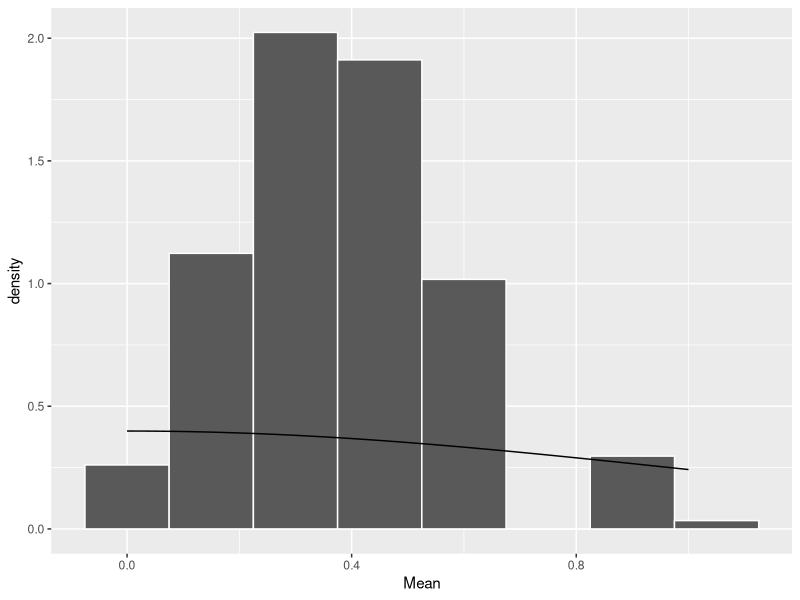
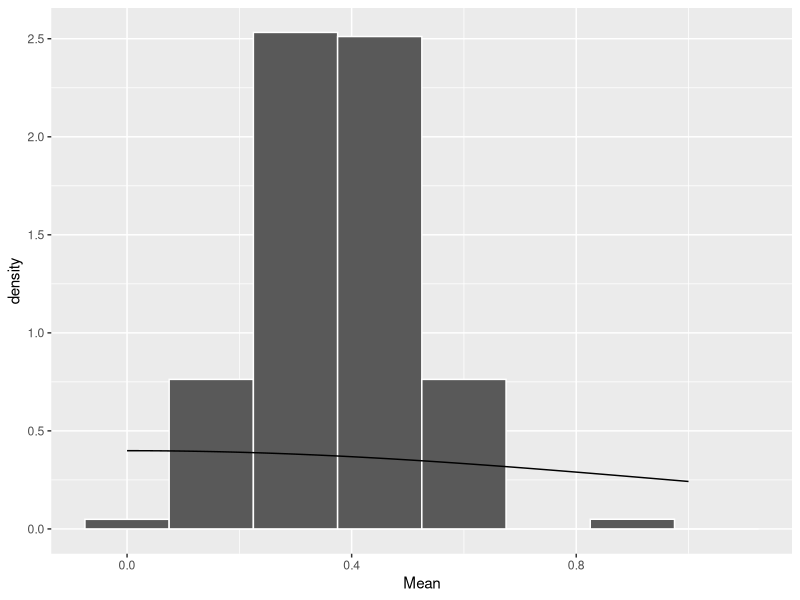
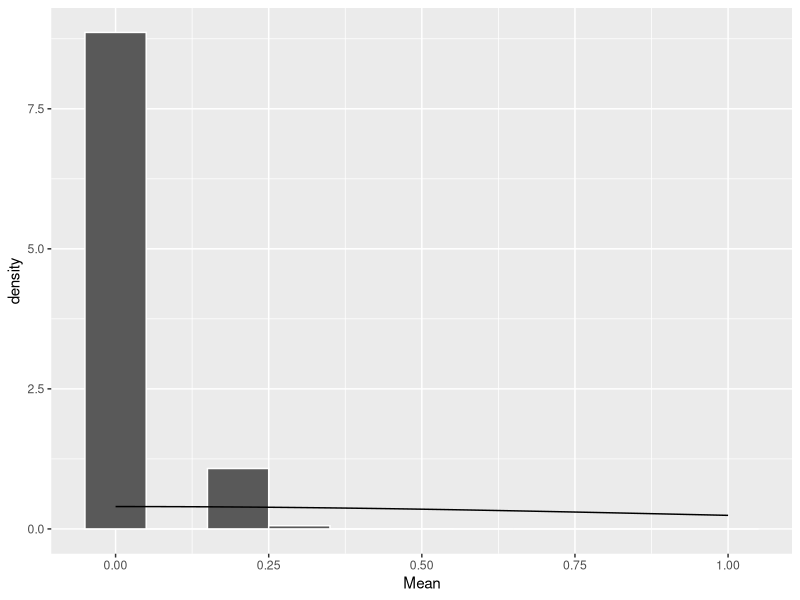
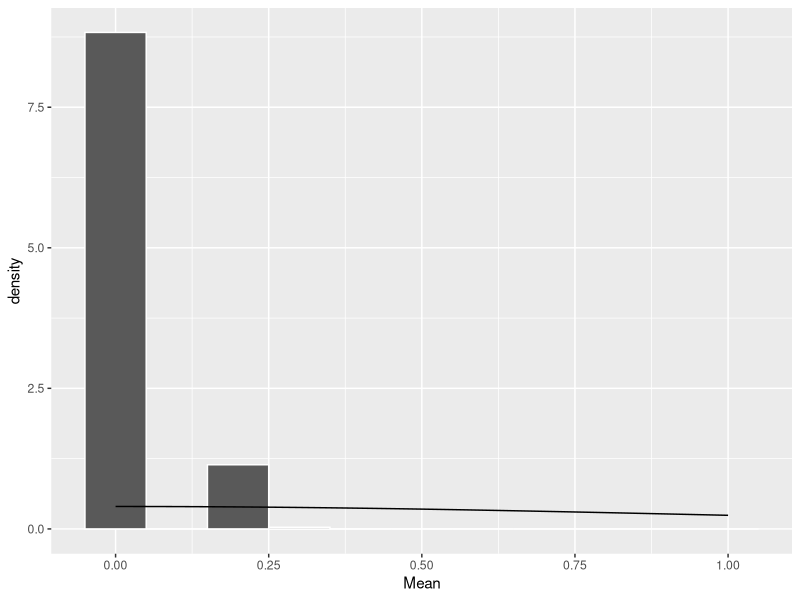
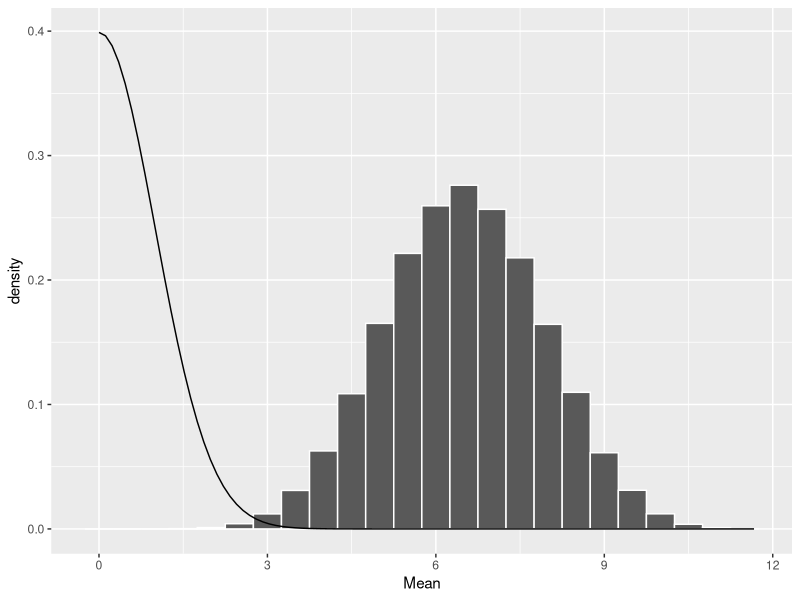
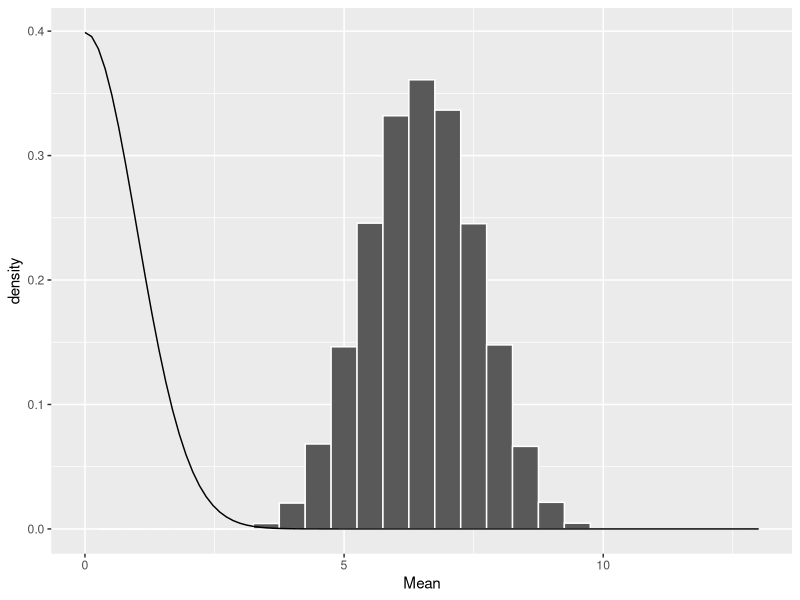
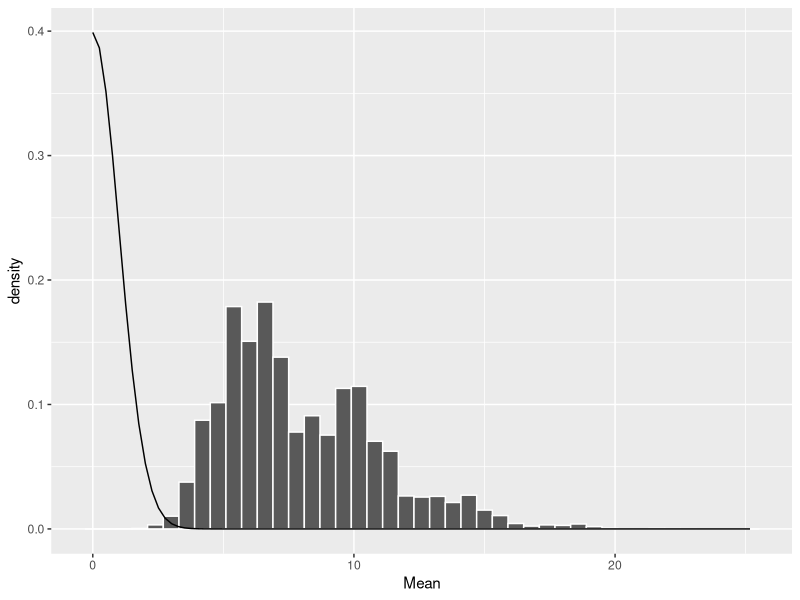
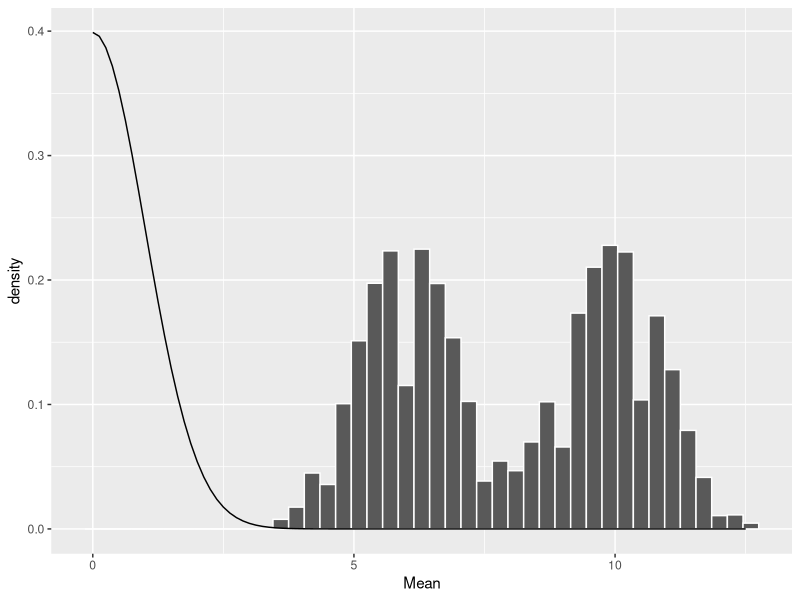

These figures' R source, in order:
################################################################################

# Stat 240 - Non-parametric Statistics
# Homework 1
# Due: 02/20/15

# Rebecca Barter
# Andrew Do
# Kellie Ottoboni

################################################################################

# Libraries and seed
library(dplyr, warn.conflicts = FALSE, quietly=TRUE)
library(ggplot2)
library(xtable)
library(gridExtra)
set.seed(1337)

################################################################################

# Functions

SampleFromBox <- function(x, size, replace= TRUE, prob = NULL, iter = 1) {
  # Samples tickets from the box.  In the case of one ticket, overrides R's
  # default of sampling from 1:x
  # Arguments:
  #   x - a vector supplying elements from which to choose.  "Tickets in box"
  #   size - positive number, size of sample to draw
  #   replace - boolean that toggles replacement
  #   prob - vector of probability weights or ticket counts
  #   iter - number of trials to perform
  # Returns:
  #   A vector of length iter with the means of samples of size elements 
  #   drawn from x
  if (length(x) <= 1) {
    return(rep(x, iter))
  } else {
    return(vapply(1:iter, function(n){
      mean(sample(x, size, replace = replace, prob = prob))
    }, FUN.VALUE = 1))
  }
}

StandardError <- function(x, n, replace = TRUE) {
  # Computes the standard error
  # Arguments:
  #   x - a vector of ticket values from the box model
  #   n - sample size
  # Returns
  #   standard error of the sample mean in the box model
  N <- length(x) # Number of tickets in box
  if (replace) {
    se <- sqrt((N-1)/N/n) * sd(x)
  } else {
    # Finite population correction
    se <- sqrt((N-n)/N/n) * sd(x)
  }
  return(se)
}

ExactProb <- function(z.values, mean, se, cdf, sample.size, lower.tail = FALSE, ...) {
  # Computes the exact probability of P(Xbar > z_i) for z_1, ..., z_max
  # Arguments:
  #   z.values - vector of z's to consider
  #   mean - expected value of Xbar
  #   se - standard error of xbar
  #   cdf - distribution function to use (e.g. pbinom, phyper)
  #   sample.size - size of samples
  #   lower.tail - logical value.  If TRUE, calculates P(Xbar <= z*se).
  #     else calculates P(Xbar < z*se)
  #   ... - arguments to pass to cdf
  # Returns:
  #   Vector of length(z) probabilities
  vapply(z.values, 
         function(z) {sample.size*mean + z * sample.size * se},
         FUN.VALUE = 1) %>%  
    vapply(FUN = function(q) cdf(q, lower.tail = lower.tail, ...), FUN.VALUE = 1)
}

EmpiricalProbEst <- function(z.values, sample, mean, se, lower.tail = FALSE) {
  # Estimates probability of a certain z-score from data
  # Arguments:
  #   z.values - vector of z's to consider
  #   sample - data from which to make the estimates
  #   mean - expected value of Xbar
  #   se - standard error of Xbar
  #   lower.tail - logical value.  If TRUE, calculates P(Xbar <= z*se).
  #     else calculates P(Xbar < z*se)
  # Returns:
  #   Vector of length(z) probability estimates
  n <- length(sample)
  vapply(z.values, function(z) mean + z * se, FUN.VALUE = 1) %>%
    vapply(FUN = function(q) {
      if (lower.tail) {
        sum(sample <= q)/n
      } else {
        sum(sample > q)/n
      }
    }, FUN.VALUE = 1)
}

NormalProbEst <- function(z.values, mean, se, n, lower.tail = FALSE) {
  # Estimates probability of a certain z-score using normal approximation
  # with continuity correction
  # Arguments:
  #   z.values - vector of z's to consider
  #   mean - expected value of Xbar
  #   se - standard error of Xbar
  #   n - the size of the samples
  #   lower.tail - logical value.  If TRUE, calculates P(Xbar <= z*se).
  #     else calculates P(Xbar < z*se)
  # Returns:
  #   Vector of max.z probability estimates
  vapply(z.values, function(z) n*mean + z * n * se, FUN.VALUE = 1) %>%
    vapply(FUN = function(q) {
      pnorm(q - 1/2*(1-lower.tail) + 1/2*lower.tail, 
            mean = n*mean, sd = n*se, lower.tail = lower.tail)
    }, FUN.VALUE = 1)
}
################################################################################

########################
# Scripts for problems 1-4

ProblemTickets <- function(problem) {
  # Only relevant for problems 1-4
  # Just a readable code thing
  # Arguments:
  #   problem - problem number
  # Returns:
  #   Vector of ticket values as specified in the assignment
  if (problem == 1) {
    tickets <- c(rep(0, 7), rep(1, 5))
  } else if (problem == 2) {
    tickets <- c(rep(0, 98), rep(1, 2))
  } else if (problem == 3) {
    tickets <- 1:12
  } else if (problem == 4) {
    tickets <- c(1:11, 30)
  } else {
    tickets <- 'a load of rubbish'
  }
}


Analysis <- function(tickets, samp.size = 6, iter = 100000, problem) {
  # All the analysis for problems 1-4 wrapped up in a function
  # Arguments:
  #   tickets - a vector of ticket values
  #   samp.size - sample size, defaults to 6
  #   iter - number of iterations for the simulation
  # Returns:
  #   mean.wr and mean.nr - expected value of sample mean
  #   se.wr and se.nr - standard error of sample mean
  #   hist.wr and hist.nr - histogram of the sample means
  #   prob.wr and prob.nr - probability table as specified in the assignment
  # Example usage:
  #   q <- Analysis(c(0,0,0,1,1), samp.size = 10)
  #   q$mean.wr
  #   q$se.nr
  
  # With replacement
  mean.wr <- mean(tickets)
  se.wr <- StandardError(tickets, samp.size , replace = TRUE)
  
  sample.wr <- SampleFromBox(x = tickets, size = samp.size , 
                             replace = TRUE, iter = iter)
  
  if(problem %in% c(1)){
    hist.wr <- data.frame(Mean = sample.wr) %>%
      ggplot(aes(x=Mean)) + geom_histogram(aes( y=..density..), 
                                         binwidth = .15, col = "white") +
      stat_function(data=data.frame(x=c(0,1)), aes(x=x), 
                  fun=dnorm, arg=list(mean=mean.wr, sd=se.wr))
   } else  if(problem %in% c(2)){
      hist.wr <- data.frame(Mean = sample.wr) %>%
        ggplot(aes(x=Mean)) + geom_histogram(aes( y=..density..), 
                                             binwidth = .1, col = "white") +
        stat_function(data=data.frame(x=c(0,1)), aes(x=x), 
                      fun=dnorm, arg=list(mean=mean.wr, sd=se.wr))
  } else if (problem %in% c(3)) {
    hist.wr <- data.frame(Mean = sample.wr) %>%
      ggplot(aes(x=Mean)) + geom_histogram(aes( y=..density..), 
                                           binwidth = .5, col = "white") +
      stat_function(data=data.frame(x=c(0,1)), aes(x=x), 
                    fun=dnorm, arg=list(mean=mean.wr, sd=se.wr))
  } else if (problem %in% c(4)) {
    hist.wr <- data.frame(Mean = sample.wr) %>%
      ggplot(aes(x=Mean)) + geom_histogram(aes( y=..density..), 
                                           binwidth = 0.6, col = "white") +
      stat_function(data=data.frame(x=c(0,1)), aes(x=x), 
                    fun=dnorm, arg=list(mean=mean.wr, sd=se.wr))
  }
  # Table for with replacement
  prob.wr <- data.frame(z = c(-4:-1, 1:4))
  
  # Does the exact probabilities if tickets are distributed
  # as Bernoulli
  if(sum(!duplicated(tickets)) == 2) {
    
    one.count <- sum(tickets == 1) # Number of 1's
    zero.count <- sum(tickets == 0) # Number of 0's
    prob1 <- one.count/(one.count + zero.count)
    
    tmp1 <- ExactProb(1:4, mean = mean.wr, se = se.wr, 
              cdf = pbinom, sample.size = samp.size, 
              size = samp.size , prob = prob1, lower.tail = FALSE)
    tmp2 <- ExactProb(-4:-1, mean = mean.wr, se = se.wr, 
              cdf = pbinom, sample.size = samp.size, 
              size = samp.size , prob = prob1, lower.tail = TRUE)
    prob.wr <- mutate(prob.wr, Exact = c(tmp2, tmp1))
  }
  
  # Empirical estimates from simulation
  tmp3 <- EmpiricalProbEst(1:4, sample = sample.wr, 
                           mean = mean.wr, se = se.wr, lower.tail = FALSE)
  tmp4 <- EmpiricalProbEst(-4:-1, sample = sample.wr, 
                           mean = mean.wr, se = se.wr, lower.tail = TRUE)
  
  # Normal approximation
  tmp5 <- NormalProbEst(1:4, mean = mean.wr, se = se.wr, 
                        n = samp.size , lower.tail = FALSE)
  tmp6 <- NormalProbEst(-4:-1, mean = mean.wr, se = se.wr,
                        n = samp.size, lower.tail = TRUE)
  
  # Put everything into a nice data frame
  prob.wr <- mutate(prob.wr, 
                    EmpiricalEst = c(tmp4, tmp3),
                    NormalApprox = c(tmp6, tmp5)) %>%
    round(4)
  
  # No replacement
  mean.nr <- mean(tickets)
  se.nr <- StandardError(tickets, samp.size , replace = FALSE)
  
  sample.nr <- SampleFromBox(x = tickets, size = samp.size, 
                             replace = FALSE, iter = iter)
  if(problem %in% c(1)) {
    hist.nr <- data.frame(Mean = sample.nr) %>%
      ggplot(aes(x=Mean)) + geom_histogram(aes( y=..density..), 
                                           binwidth = .15, col = "white") + 
      stat_function(data=data.frame(x=c(0,1)), aes(x=x), 
                    fun=dnorm, arg=list(mean=mean.nr, sd=se.nr))
  } else if(problem %in% c(2)) {
    hist.nr <- data.frame(Mean = sample.nr) %>%
      ggplot(aes(x=Mean)) + geom_histogram(aes( y=..density..), 
                                           binwidth = .1, col = "white") + 
      stat_function(data=data.frame(x=c(0,1)), aes(x=x), 
                    fun=dnorm, arg=list(mean=mean.nr, sd=se.nr))
  } else if(problem %in% c(3)) {
    hist.nr <- data.frame(Mean = sample.nr) %>%
      ggplot(aes(x=Mean)) + geom_histogram(aes( y=..density..), 
                                           binwidth = .5, col = "white") + 
      stat_function(data=data.frame(x=c(0,1)), aes(x=x), 
                    fun=dnorm, arg=list(mean=mean.nr, sd=se.nr)) + 
      scale_x_continuous(limits = c(0,13))
  } else if(problem %in% c(4)) {
    hist.nr <- data.frame(Mean = sample.nr) %>%
      ggplot(aes(x=Mean)) + geom_histogram(aes( y=..density..), 
                                           binwidth = 0.3, col = "white") + 
      stat_function(data=data.frame(x=c(0,1)), aes(x=x), 
                    fun=dnorm, arg=list(mean=mean.nr, sd=se.nr)) 
  }
    
    
  # Table for without replacement
  prob.nr <- data.frame(z = c(-4:-1, 1:4))
  
  # Does the exact probabilities if tickets are distributed
  # as Bernoulli
  if(sum(!duplicated(tickets)) == 2) {
    tmp1 <- ExactProb(1:4, mean = mean.nr, se = se.nr, 
              cdf = phyper, sample.size = samp.size, 
              m = one.count, n = zero.count, 
              k = samp.size, lower.tail = FALSE)
    tmp2 <- ExactProb(-4:-1, mean = mean.nr, se = se.nr, 
              cdf = phyper, sample.size = samp.size , 
              m = one.count, n = zero.count, 
              k = samp.size , lower.tail = TRUE)
    prob.nr <- mutate(prob.nr, Exact = c(tmp2, tmp1))
  }
  
  # Empirical estimates from simulation without replacement
  tmp3 <- EmpiricalProbEst(1:4, sample = sample.nr, mean = mean.nr, 
                           se = se.nr, lower.tail = FALSE)
  tmp4 <- EmpiricalProbEst(-4:-1, sample = sample.nr, 
                           mean = mean.nr, se = se.nr, lower.tail = TRUE)
  
  # Normal approximation
  tmp5 <- NormalProbEst(1:4, mean = mean.nr, se = se.nr, 
                        n = samp.size , lower.tail = FALSE)
  tmp6 <- NormalProbEst(-4:-1, mean = mean.nr, se = se.nr, 
                        n = samp.size, lower.tail = TRUE)
  
  prob.nr <- mutate(prob.nr, 
                    EmpiricalEst = c(tmp4, tmp3),
                    NormalApprox = c(tmp6, tmp5)) %>%
    round(4)
  
  return(list(mean.wr = mean.wr,
              mean.nr = mean.nr,
              se.wr = se.wr,
              se.nr = se.nr,
              prob.wr = prob.wr,
              prob.nr = prob.nr,
              hist.wr = hist.wr,
              hist.nr = hist.nr))
}


q1 <- Analysis(ProblemTickets(1), samp.size = 6, iter = 100000, problem = 1)

pdf("histogram_1c-1.pdf")
q1$hist.wr
dev.off()

pdf("histogram_1e-1.pdf")
q1$hist.nr
dev.off()

q2 <- Analysis(ProblemTickets(2), samp.size = 6, iter = 100000, problem = 2)

pdf("histogram_2c-1.pdf")
q2$hist.wr
dev.off()

pdf("histogram_2e-1.pdf")
q2$hist.nr
dev.off()

q3 <- Analysis(ProblemTickets(3), samp.size = 6, iter = 100000, problem = 3)

pdf("histogram_3c-1.pdf")
q3$hist.wr
dev.off()

pdf("histogram_3e-1.pdf")
q3$hist.nr
dev.off()


q4 <- Analysis(ProblemTickets(4), samp.size = 6, iter = 100000, problem = 4)

pdf("histogram_4c-1.pdf")
q4$hist.wr
dev.off()

pdf("histogram_4e-1.pdf")
q4$hist.nr
dev.off()


qec <- Analysis(ProblemTickets(4), samp.size = 8, iter = 100000, problem = 4)
qec2 <- Analysis(ProblemTickets(4), samp.size = 10, iter = 100000, problem = 4)

pdf("histogram_ec_wr.pdf")
grid.arrange(q4$hist.wr + labs(title = "Sampling With Replacement"), qec$hist.wr, qec2$hist.wr)
dev.off()

pdf("histogram_ec_nr.pdf")
grid.arrange(q4$hist.nr + labs(title = "Sampling Without Replacement"), qec$hist.nr, qec2$hist.nr)
dev.off()
